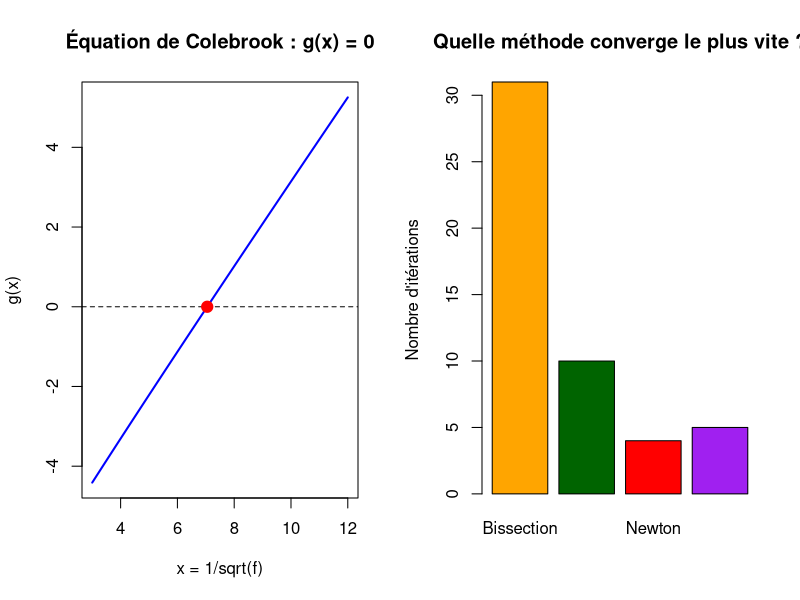

This chart was generated by the following R code:
# =====================================================================
# EXPOSÉ : ÉQUATIONS NON LINÉAIRES  (cours d'introduction à R)
# Application : génie civil / hydraulique
#
# Problème : calculer le coefficient de frottement f d'une conduite
# d'eau avec l'équation de Colebrook-White :
#
#   1/sqrt(f) = -2 * log10( eps/(3.7*D) + 2.51/(Re*sqrt(f)) )
#
# f est des deux côtés : on ne peut pas l'isoler, il faut une méthode
# numérique. On pose x = 1/sqrt(f) et on cherche x tel que g(x) = 0.
# =====================================================================


# ---------------------------------------------------------------------
# ÉTAPE 1 : les données (variables)
# ---------------------------------------------------------------------
D   <- 0.10      # diamètre de la conduite (m)
eps <- 0.000045  # rugosité de l'acier (m)
Re  <- 100000    # nombre de Reynolds (écoulement turbulent)
tol <- 1e-10     # précision demandée


# ---------------------------------------------------------------------
# ÉTAPE 2 : la fonction g(x) et sa dérivée dg(x)
# ---------------------------------------------------------------------
# g(x) = 0  <=>  équation de Colebrook avec x = 1/sqrt(f)
g <- function(x) {
  x + 2 * log10(eps / (3.7 * D) + 2.51 * x / Re)
}

# dg(x) : dérivée de g, nécessaire pour la méthode de Newton
dg <- function(x) {
  1 + (2 / log(10)) * (2.51 / Re) / (eps / (3.7 * D) + 2.51 * x / Re)
}

# phi(x) : on réécrit g(x) = 0 sous la forme x = phi(x) (point fixe)
phi <- function(x) {
  -2 * log10(eps / (3.7 * D) + 2.51 * x / Re)
}


# ---------------------------------------------------------------------
# ÉTAPE 3 : les quatre méthodes, écrites comme des fonctions R
# Chaque fonction renvoie la racine et le nombre d'itérations.
# ---------------------------------------------------------------------

# --- Méthode 1 : bissection -------------------------------------------
# On coupe l'intervalle [a, b] en deux jusqu'à atteindre la précision.
bissection <- function(f, a, b, tol) {
  k <- 0                              # compteur d'itérations
  repeat {
    k <- k + 1
    m <- (a + b) / 2                  # milieu de l'intervalle
    if (abs(f(m)) < tol || (b - a) / 2 < tol) break   # précision atteinte
    if (f(a) * f(m) < 0) {            # la racine est dans [a, m]
      b <- m
    } else {                          # la racine est dans [m, b]
      a <- m
    }
  }
  c(racine = m, iterations = k)
}

# --- Méthode 2 : point fixe -------------------------------------------
# On répète x <- phi(x) jusqu'à ce que x ne change presque plus.
point_fixe <- function(phi, x0, tol) {
  x <- x0
  k <- 0
  repeat {
    k <- k + 1
    x_new <- phi(x)
    if (abs(x_new - x) < tol) break
    x <- x_new
  }
  c(racine = x_new, iterations = k)
}

# --- Méthode 3 : Newton-Raphson ---------------------------------------
# x_new = x - f(x) / f'(x)   (on suit la tangente de la courbe)
newton <- function(f, df, x0, tol) {
  x <- x0
  k <- 0
  repeat {
    k <- k + 1
    x_new <- x - f(x) / df(x)
    if (abs(x_new - x) < tol) break
    x <- x_new
  }
  c(racine = x_new, iterations = k)
}

# --- Méthode 4 : sécante ----------------------------------------------
# Comme Newton, mais la dérivée est remplacée par une pente entre
# deux points : pas besoin de calculer f'.
secante <- function(f, x0, x1, tol) {
  k <- 0
  repeat {
    k <- k + 1
    x2 <- x1 - f(x1) * (x1 - x0) / (f(x1) - f(x0))
    if (abs(x2 - x1) < tol) break
    x0 <- x1
    x1 <- x2
  }
  c(racine = x2, iterations = k)
}


# ---------------------------------------------------------------------
# ÉTAPE 4 : on lance les quatre méthodes
# ---------------------------------------------------------------------
r1 <- bissection(g, 3, 12, tol)       # on cherche entre x = 3 et x = 12
r2 <- point_fixe(phi, 8, tol)         # point de départ x0 = 8
r3 <- newton(g, dg, 8, tol)           # point de départ x0 = 8
r4 <- secante(g, 6, 10, tol)          # deux points de départ

# Solution de référence donnée directement par R
x_ref <- uniroot(g, c(3, 12), tol = 1e-12)$root


# ---------------------------------------------------------------------
# ÉTAPE 5 : tableau de comparaison (data.frame)
# ---------------------------------------------------------------------
x_sol   <- unname(c(r1["racine"], r2["racine"], r3["racine"], r4["racine"]))
nb_iter <- unname(c(r1["iterations"], r2["iterations"],
                    r3["iterations"], r4["iterations"]))

resultats <- data.frame(
  Methode    = c("Bissection", "Point fixe", "Newton", "Secante"),
  x          = x_sol,
  f          = 1 / x_sol^2,             # on revient à f = 1/x^2
  Iterations = nb_iter
)

print(resultats, digits = 8)
cat("\nSolution de référence (uniroot) : x =", x_ref,
    "  f =", 1 / x_ref^2, "\n")


# ---------------------------------------------------------------------
# ÉTAPE 6 : vérification de l'équation de Colebrook
# ---------------------------------------------------------------------
f_sol  <- 1 / x_sol[3]^2                # coefficient de frottement (Newton)
gauche <- 1 / sqrt(f_sol)
droite <- -2 * log10(eps / (3.7 * D) + 2.51 / (Re * sqrt(f_sol)))
cat("\nVérification : 1/sqrt(f) =", gauche,
    "  second membre =", droite, "\n")
cat("Écart =", abs(gauche - droite), "(proche de 0 : l'équation est satisfaite)\n")


# ---------------------------------------------------------------------
# ÉTAPE 7 : application, la perte de charge (Darcy-Weisbach)
# ---------------------------------------------------------------------
L   <- 100                  # longueur de la conduite (m)
V   <- 1                    # vitesse de l'eau (m/s)
grav <- 9.81                # pesanteur (m/s2)

hf <- f_sol * (L / D) * V^2 / (2 * grav)
cat("\nPerte de charge sur", L, "m : hf =", round(hf, 2), "m d'eau\n")


# ---------------------------------------------------------------------
# ÉTAPE 8 : graphiques
# ---------------------------------------------------------------------
par(mfrow = c(1, 2))        # deux graphiques côte à côte

# Graphique 1 : la courbe g(x). La racine est là où elle coupe l'axe x.
curve(g(x), from = 3, to = 12, col = "blue", lwd = 2,
      xlab = "x = 1/sqrt(f)", ylab = "g(x)",
      main = "Équation de Colebrook : g(x) = 0")
abline(h = 0, lty = 2)                       # axe horizontal en pointillés
points(x_ref, 0, pch = 19, col = "red", cex = 1.5)

# Graphique 2 : nombre d'itérations de chaque méthode
barplot(nb_iter, names.arg = resultats$Methode,
        col = c("orange", "darkgreen", "red", "purple"),
        ylab = "Nombre d'itérations",
        main = "Quelle méthode converge le plus vite ?")
